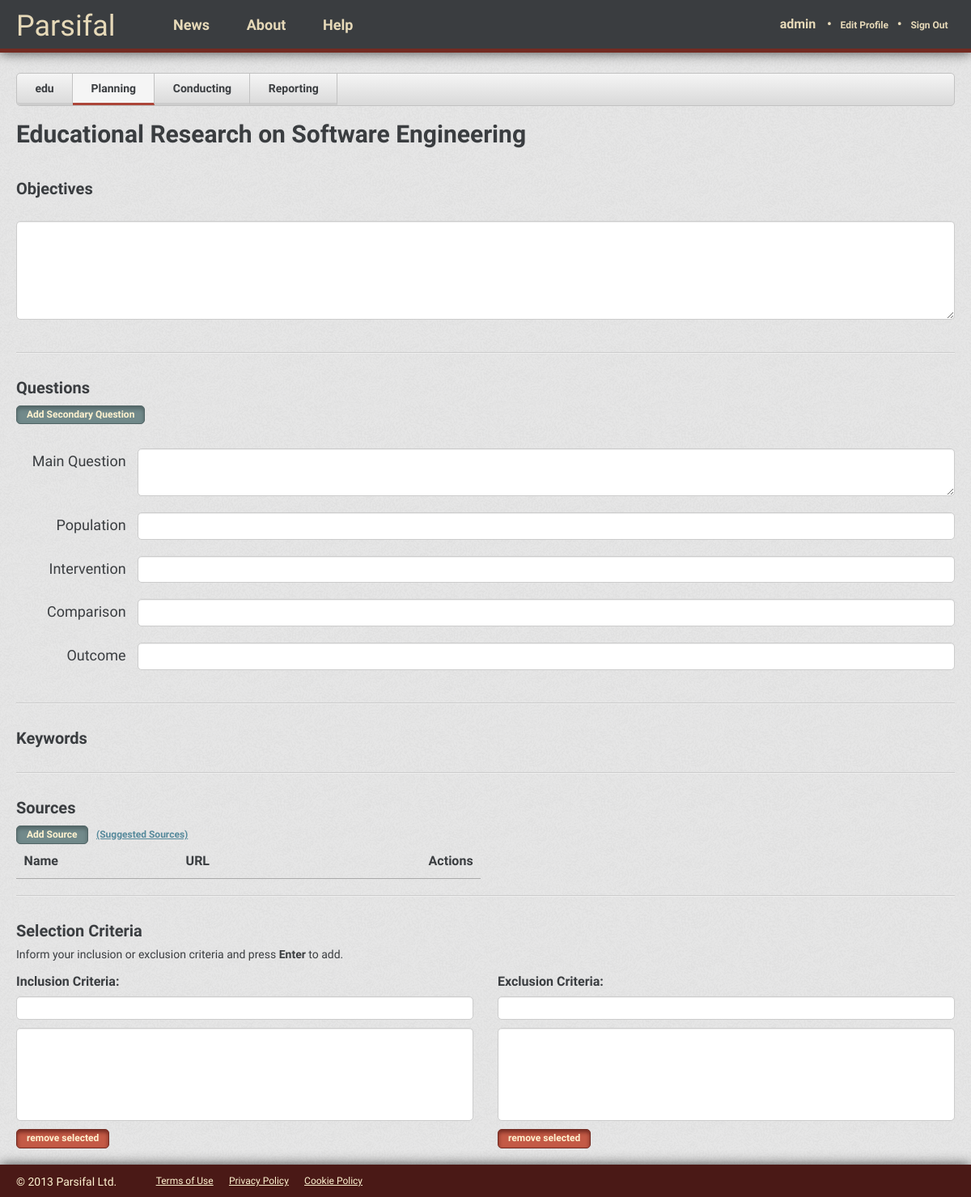
Before: /vitorfs/edu/planning/ (signed in) with the older database file.
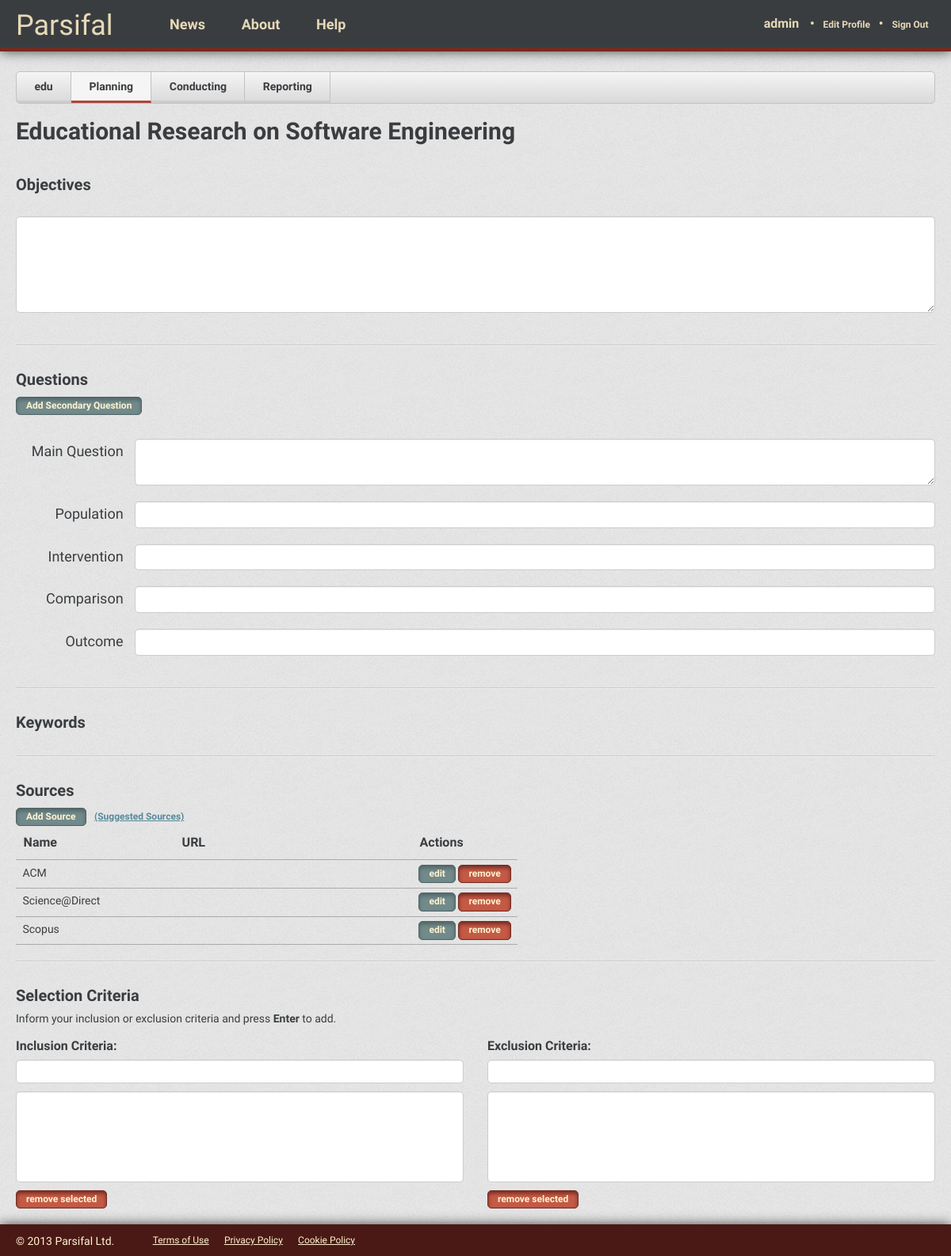
After: the same page with the newer database file.
### reviews/models.py (models this page shows, shortened)
class Source(models.Model):
    name = models.CharField(max_length=100)
    url = models.CharField(max_length=200)
    class Meta:
        verbose_name = "Source"
        verbose_name_plural = "Sources"
        ordering = ("name",)

### reviews/views.py (the view)
@login_required
def planning(request, username, review_name):
    review = Review.objects.get(short_name=review_name)
    context = RequestContext(request, {'review': review})
    return render_to_response('reviews/planning.html', context)

### reviews/templates/reviews/planning.html (shortened to what the changed rows need)
{% extends 'base_app.html' %}
{% block head_extra %}
  <link href="{{ STATIC_URL }}css/review.css" rel="stylesheet" media="screen">
  <link href="{{ STATIC_URL }}css/planning.css" rel="stylesheet" media="screen">
{% endblock head_extra %}
{% block content %}
  <h1>{{ review.title }}</h1>
  <section id="objective-section" class="clearfix">
    <h2>Objectives</h2>
  </section>
  <section id="question-section" class="clearfix">
    <h2>Questions</h2>
  </section>
  <section id="keywords-section" class="clearfix">
    <h2>Keywords</h2>
  </section>
  <section id="sources-section" class="clearfix">
    <h2>Sources</h2>
    <table class="table" id="tbl-sources">
      <thead>
        <tr>
          <th style="width: 200px">Name</th>
          <th style="width: 300px">URL</th>
          <th>Actions</th>
        </tr>
      </thead>
      <tbody>
        {% for source in review.sources.all %}
          <tr source-id="{{ source.id }}">
            <td>{{ source.name }}</td>
            <td>{{ source.url }}</td>
            <td><button type="button" class="btn btn-small">edit</button> <button type="button" class="btn btn-warning btn-small btn-remove-source">remove</a></td>
          </tr>
        {% endfor %}
      </tbody>
    </table>
  </section>
  <section id="selection-section" class="clearfix">
    <h2>Selection Criteria</h2>
  </section>
{% endblock content %}

Changed rows visible on the page:
added Source: name "ACM"
added Source: name "Science@Direct"
added Source: name "Scopus"
